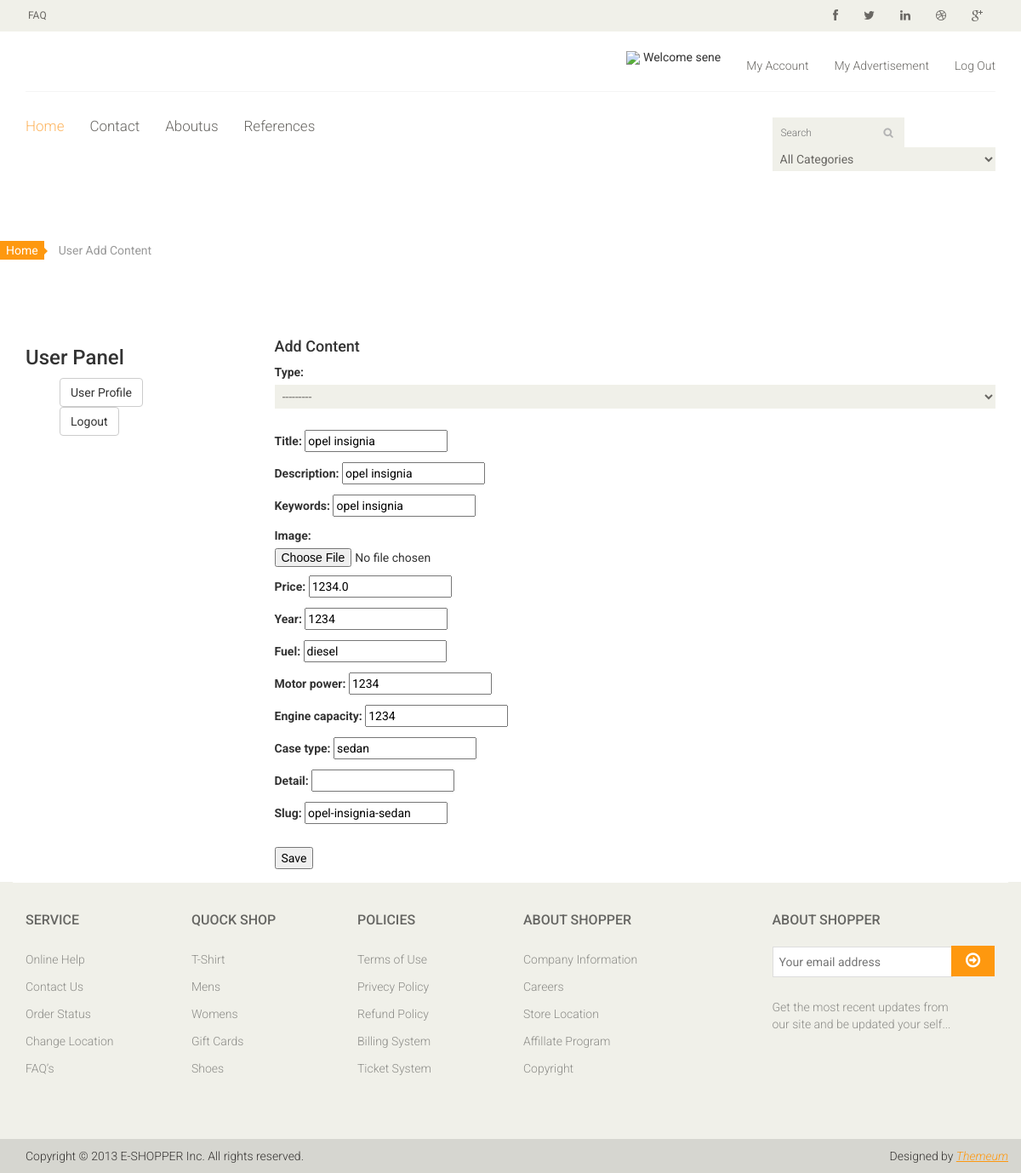
The app's page /user/contentedit/3 (signed in), older data.
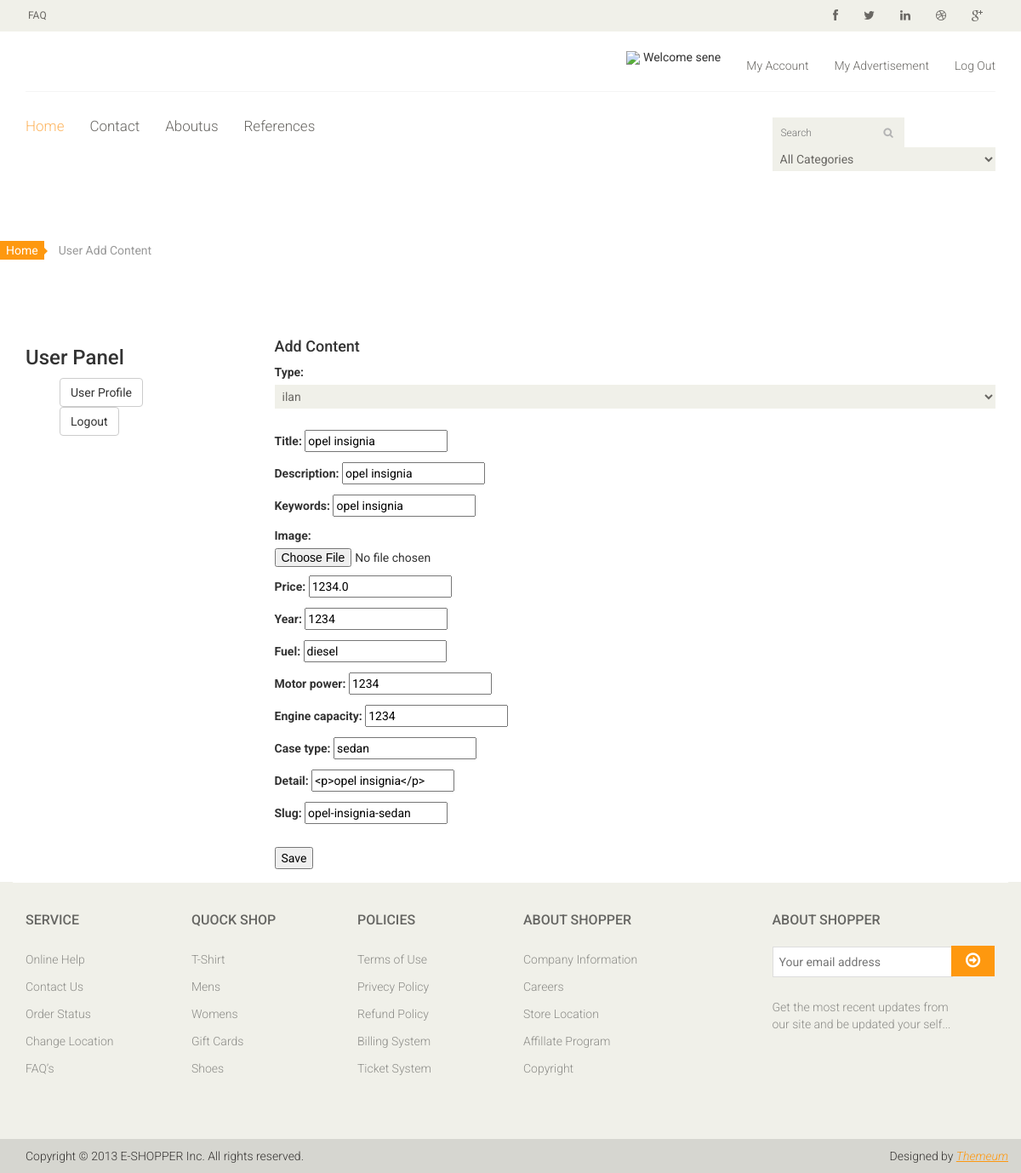
The same page, newer data.
### content/models.py (models this page shows, shortened)
class Content(models.Model):
    user=models.ForeignKey(User,on_delete=models.CASCADE,null=True)
    type = models.CharField(max_length=10, choices=TYPE)
    title = models.CharField(max_length=200)
    description = models.CharField(blank=True,max_length=300)
    keywords = models.CharField(blank=True,max_length=255)
    image = models.ImageField(blank=True,upload_to='images/')
    price = models.FloatField()
    year = models.IntegerField()
    fuel = models.CharField(max_length=50)
    motor_power = models.IntegerField()
    engine_capacity = models.IntegerField()
    case_type = models.CharField(max_length=50)
    detail = RichTextUploadingField()
    slug = models.SlugField(null=False, unique=True)
    status = models.CharField(max_length=10,choices=STATUS)
    create_at = models.DateTimeField(auto_now_add=True)
    update_at = models.DateTimeField(auto_now=True)

### user/views.py (the view)
# urls.py: path('contentedit/<int:id>', views.contentedit, name='contentedit'),
@login_required(login_url='/login')
def contentedit(request,id):
    content = Content.objects.get(id=id)
    if request.method == 'POST':
        form = ContentForm(request.POST, request.FILES, instance=content)
        if form.is_valid():
            form.save()
            messages.success(request, 'Your Content Updated Successfuly.')
            return HttpResponseRedirect('/user/contents')
        else:
            messages.warning(request, 'Content Form Error:' +str(form.errors))
            return HttpResponseRedirect('/user/contentedit/' +str(id))
    else:
        category = Category.objects.all()
        setting = Setting.objects.get(pk=1)
        menu = Menu.objects.all()
        form = ContentForm(instance=content)
        context = {
            'category': category,
            'menu': menu,
            'setting': setting,
            'form': form}
        return render(request, 'user_addcontent.html', context)

### user/templates/user_addcontent.html (shortened to what this page needs)
{%  extends "homebase.html" %}
{% block head %}
    {% load static %}
{% endblock %}
{% block content %}
    <div class="breadcrumbs">
				<ol class="breadcrumb">
				  <li><a href="#">Home</a></li>
				  <li class="active">User Add Content</li>
				</ol>
    </div>
    <div class="section">
        <div class="container">
            <div class="row">
                <div class="col-sm-3">
					{% include "user_panel.html" %}
				</div>
                <div class="col-sm-9">
                    <div>
                        <div class="login-form">
                            <h4 class="title">Add Content</h4>
                        </div>
                    </div>
                    <div class="content section">
                        <form method="POST" enctype="multipart/form-data">
                            <fieldset class="form-group">
                                {{ form.as_p }}
                            </fieldset>
                            <div class="form-group">
                                    <button type="submit" class="button light-blue">Save</button>
                            </div>
                        </form>
                    </div>
				</div>
            </div>
        </div>
    </div>
{% endblock %}

Row changes from the older to the newer data that the page shows:
changed Content "opel insignia": type "---------" → "ilan"; detail (not shown) → "<p>opel insignia</p>"
